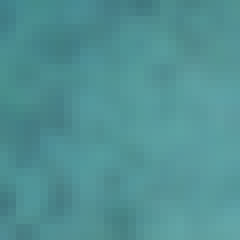
#> input picture combined/img_2987.tif, 30 x 30 px, found by its file name (shown 8 times larger)
$ python open.py
#> lines starting #> are read from the running program, lines starting #| are printed output that depends on the picture
import tifffile
from osgeo import gdal
import numpy as np
from skimage.transform import resize
import numpy as np
import tifffile
import os
import matplotlib.pyplot as plt
import glob
import matplotlib.cm as cm
from PIL import Image
import scipy


#file = '/faststorage/cv4rs_2024_superpixel/Yeqiao/images/Bathymetry_predict/ft_combined_imagery_trained_model/puck_lagoon/depth_2176.tif'
#file = '/faststorage/cv4rs_2024_superpixel/super-resolution-of-ocean-imagery-for-improving-bathymetry-prediction-and-pixel-based-classification/datasets/data/puck_lagoon/depth/spot6/depth_2176.tif'
#file = '/Users/x-yq/Desktop/CV4RS/super-resolution/images/Bathymetry_predict/ft_combined_imagery_trained_model/puck_lagoon/depth_61.tif'


def resize_image(input_file, target_size, output_file, order=1):
    # Open the image file
    if input_file.lower().endswith('.jpg'):
        img = Image.open(input_file)
        img = np.array(img)
    else:
        img = tifffile.imread(input_file)

    # Resize the image
    # ratio0 = target_size[0] / float(img.shape[0])
    # ratio1 = target_size[1] / float(img.shape[1])
    # img_resized = scipy.ndimage.zoom(img, (ratio0, ratio1), order=order)
    img_resized = resize(img, target_size, order=order, mode='reflect', anti_aliasing=False)

    # Ensure the data type matches the input image
    img_resized = img_resized.astype(img.dtype)

    dir = os.path.dirname(output_file)
    os.makedirs(dir, exist_ok=True)

    # Save the resized image
    if input_file.lower().endswith('.jpg'):
        img_resized = Image.fromarray(img_resized)
        img_resized.save(output_file, 'JPEG')
    else:
        tifffile.imwrite(output_file, img_resized)

def save_img_as_jpg(input_file, output_file, colormap='viridis', bathy=True,  vmin=None, vmax=None, denorm=False):

#> called with colormap = 'viridis', bathy = False, denorm = True
    img = tifffile.imread(input_file)
#> img is the input picture: shape (30, 30, 3); mean R, G, B 80.7, 145.4, 148.2

    img_min, img_max = img.min(), img.max()
#> img_min = 64; img_max = 167
    img = ((img - img_min) / (img_max - img_min) * 255).astype(np.uint8)
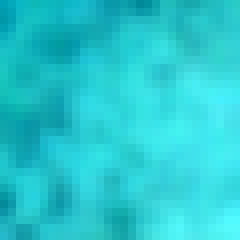
#> img: shape (30, 30, 3) (shown 8 times larger); mean R, G, B 40.7, 201, 208
    img = img[..., [2,1,0]]

    # Save the image as a JPG using matplotlib
    dir = os.path.dirname(output_file)
    os.makedirs(dir, exist_ok=True)
    #output_file = os.path.join(dir, str(os.path.basename(output_file)).replace('.tif', '.jpg'))
    output_file = os.path.join(dir, str(os.path.basename(output_file)).replace('.tif', '.tif'))

    #tifffile.imwrite(output_file, img)

    if bathy:
        plt.imsave(output_file, img, cmap=colormap, vmin = vmin, vmax=vmax)
    else:
        plt.imsave(output_file, img, cmap=None)
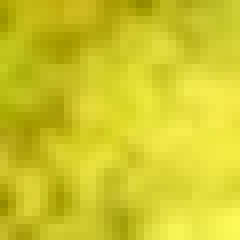
#> saved as pretrained_2987.jpg: shape (30, 30, 3) (shown 8 times larger); mean R, G, B 207.8, 201, 40.7

###########################################################################################################

# [80 lines left out: functions resize_folder, save_folder_as_jpg, check_range, not called in this run]

    # [49 lines of commented-out code are left out]


input_file = '/faststorage/cv4rs_2024_superpixel/Yeqiao/images/SR_IMG/pretrained_bilinear/puck_lagoon/denorm/img_2987.tif'
output_file = '/faststorage/cv4rs_2024_superpixel/Yeqiao/images/SR_IMG/pretrained_bilinear/puck_lagoon/denorm_vis/pretrained_2987.jpg'
save_img_as_jpg(input_file,output_file,bathy=False,denorm=True)
resize_image(output_file, (700,700), output_file,order=0)

$ run again, with combined/img_1249.png saved as combined/img_2987.tif
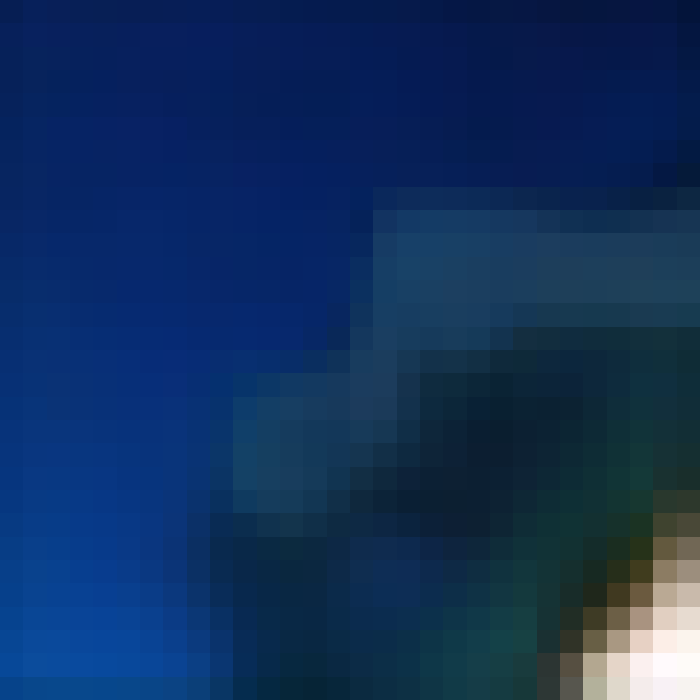
#> input picture combined/img_1249.png, 700 x 700 px, found by its file name
#> in save_img_as_jpg, img is the input picture: shape (700, 700, 3); mean R, G, B 17.1, 47.7, 91.6
#> img_min = 3; img_max = 255
#> in save_img_as_jpg, `plt.imsave(output_file, img, cmap=None)`:
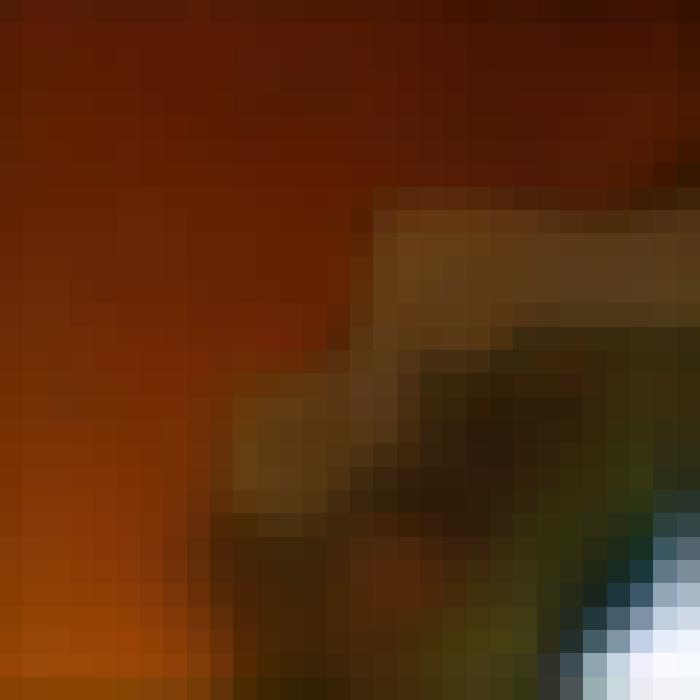
#> saved as pretrained_2987.jpg: shape (700, 700, 3); mean R, G, B 89.1, 44.7, 14.4

$ run again, with combined/img_410.jpg saved as combined/img_2987.tif
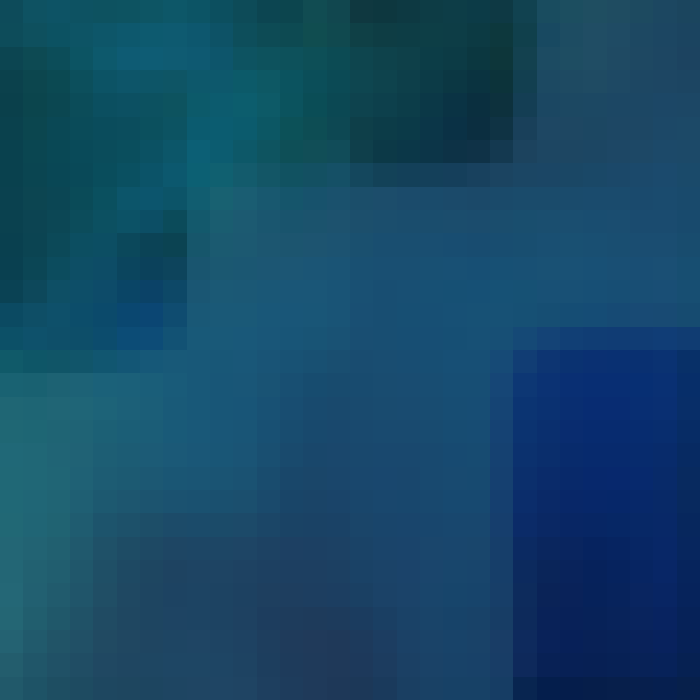
#> input picture combined/img_410.jpg, 700 x 700 px, found by its file name
#> in save_img_as_jpg, img is the input picture: shape (700, 700, 3); mean R, G, B 20.5, 71.2, 102.3
#> img_min = 4; img_max = 121
#> in save_img_as_jpg, `img = ((img - img_min) / (img_max - img_min) * 255).astype(np.uint8)`:
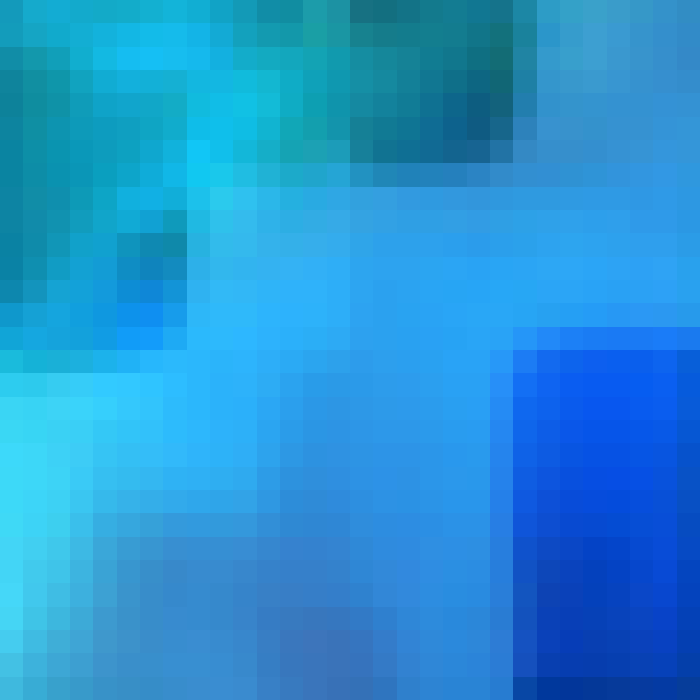
#> img: shape (700, 700, 3); mean R, G, B 35.5, 146, 213.7
#> in save_img_as_jpg, `plt.imsave(output_file, img, cmap=None)`:
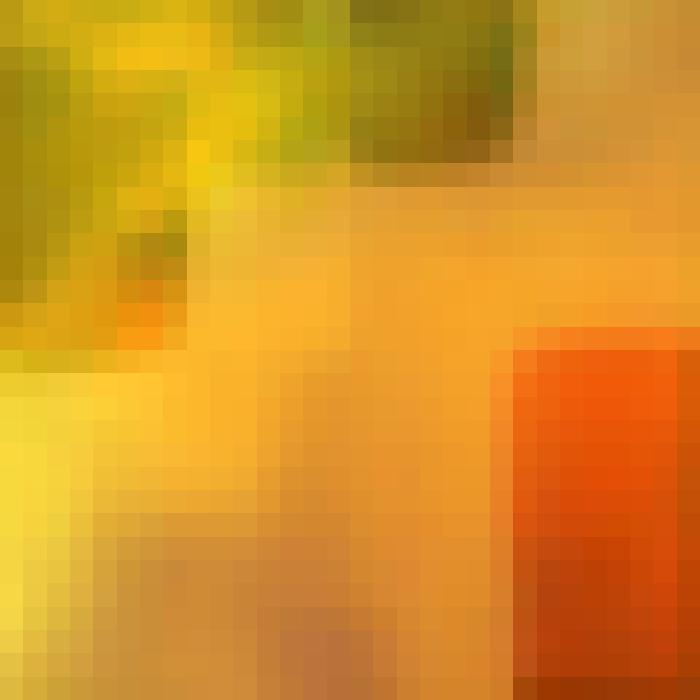
#> saved as pretrained_2987.jpg: shape (700, 700, 3); mean R, G, B 213.8, 146, 35.6
